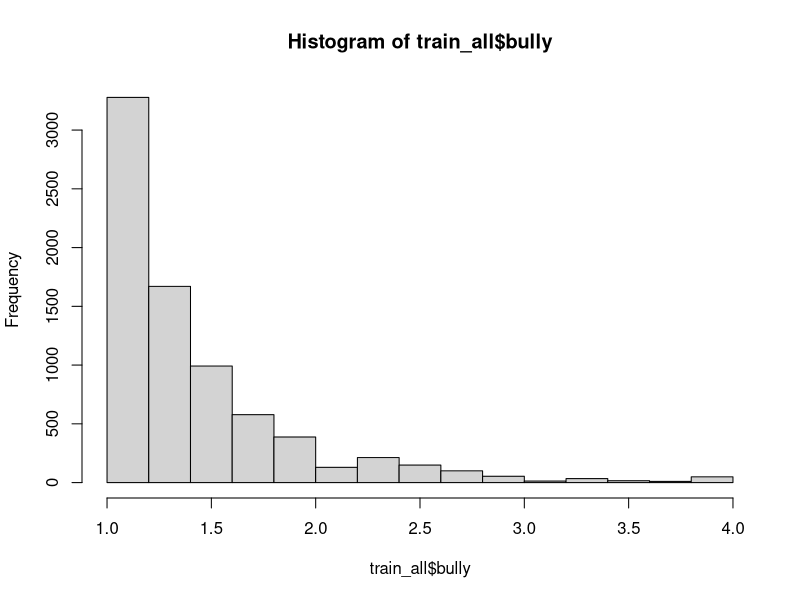

This figure's R source: (Note: this script raises an error after producing the figure.)
# Pset 3: Predicting Bullying
# Authors: Lambda team
# packages
library(tidyverse)
library(caret)
library(skimr)
library(dplyr)
library(doParallel)


train_all <- read.csv("cleaned_data.csv")

## Data exploration and cleaning
# To answer  Writeup and Discussion Questions (Part I)
skim(train_all)

nrow(train_all)

hist(train_all$bully)

mean_high_low_bully <- train_all %>%
  mutate(bully_group = if_else(bully >= 2.5, ">= 2.5", "< 2.5")) %>%
  group_by(bully_group) %>%
  summarise(
    mean_bully = mean(bully, na.rm = TRUE),
    n = n(),
    .groups = "drop"
  )



#####
# Overall clean-up

# Most of the code below is from Lab10, but we will modify it to fit our needs.

# see if any variables in our dataset have close to zero variability 
# (and thus should be dropped from the analysis)
nzv_to_drop <- nearZeroVar(train_all, saveMetrics = TRUE) %>%
  filter( nzv == TRUE )

train_clean <- train_all %>%
  select(-race_amerind, -feel_safer_other_rank, -student_id)

# Convert all character predictors to factors
train_clean <- train_clean %>%
  mutate(across(where(is.character), as.factor))

# check variable types
map_chr(train_clean, typeof)

type <- map_chr(train_clean, typeof) %>%
  enframe(name = "var", value = "type")

#####
# Splitting data into train and test
# set a seed for reproducibility
set.seed(80107)

# Create an index of rows for a training set with half of the data
trainIndex <- createDataPartition(train_clean$bully,
                                  p = .8, # proportion of data for training
                                  list = FALSE, #results will be in matrix form
                                  times = 1) # number of partitions to create)

# Create a temporary id to subset the data according to the trainIndex
full <- train_clean %>% 
  mutate(temp_id = 1:nrow(train_clean))

train <- full %>% 
  filter(temp_id %in% trainIndex) %>% 
  select(-temp_id)

test <- full %>% 
  filter(!(temp_id %in% trainIndex)) %>% 
  select(-temp_id)

# compare these to `test` and `train`:
summary(train$bully)
summary(test$bully)

# what is the tuning parameter for rf?
modelLookup(model = "rf")

#####
# Train model with cross-validation
# Reset the seed
set.seed(80107)

# parallel run this heavy model training
cl <- makePSOCKcluster(parallel::detectCores() - 1)  
registerDoParallel(cl)

# multiple parameters combinations have been tested, these are the ones
# we landed on, test RMSE didn't seem to improve with the tweaks we made.
# we think this might be due to our data being very imbalanced.

grid <- expand.grid(
  mtry = c(5, 10, 15, 20, 25, 30),
  splitrule = c("variance", "extratrees"),
  min.node.size = c(3, 5, 10, 20)     
)

ctrl <- trainControl(
  method = "cv", 
  number = 10,
  savePredictions = "final",
  verboseIter = FALSE      
)
# we saw on Luke's website that he uses ranger as an alternative to rf 
cv_mod_reg <- train(
  bully ~ ., 
  data = train,
  method = "ranger",
  trControl = ctrl,
  num.trees = 1000,       
  tuneGrid = grid,
  metric = "RMSE",
  importance = "permutation"  
)
stopCluster(cl)

#####
# Check results

# expand grid was a suggestion from chatgpt
grid <- expand.grid(
mtry = c(2, 5, 10, 15, 20, 25, 28, 30, 32, 35, 40, 45, 50))

# CV setup (keep 10-fold, or use repeatedcv)
ctrl <- trainControl(method = "cv", number = 10)
# ctrl <- trainControl(method = "repeatedcv", number = 5, repeats = 3)

cv_mod_reg <- train(
   bully ~ ., 
   data = train,
   method = "rf",
   trControl = ctrl,
   ntree = 500,
   tuneGrid = grid,
   metric = "RMSE"
 )
 
cv_mod_reg
cv_mod_reg$bestTune
plot(cv_mod_reg)

X <- model.matrix(bully ~ ., data = train)
ncol(X) - 1  # predictors (excluding intercept)

cv_mod_results <- cv_mod_reg$results

ggplot(cv_mod_results, aes(x = mtry, y = RMSE)) +
  geom_point(col = "blue") +
  geom_line(col = "blue") +
  theme_bw()

# retrieve importance (by default, this is scaled from 0-100)
cv_mod_imp <- varImp(cv_mod_reg)

cv_mod_imp <- cv_mod_imp$importance # get the df only

cv_mod_imp <- cv_mod_imp %>% rownames_to_column("var")

ggplot(cv_mod_imp, aes(x = Overall, y = reorder(var, Overall))) +
  geom_col(fill = "blue") +
  labs(y = "Variable", x = "Importance (scaled)") +
  theme_bw()

# had to ask help from chatgpt to display only the top 20 predictors:
cv_mod_imp <- varImp(cv_mod_reg)$importance %>%
  rownames_to_column("var") %>%
  arrange(desc(Overall)) %>%
  slice_head(n = 20)

ggplot(cv_mod_imp, aes(x = Overall, y = reorder(var, Overall))) +
  geom_col(fill = "blue") +
  labs(title = "Top 20 predictors", y = NULL, x = "Importance (scaled)") +
  theme_bw()


train_reg <- train %>%
  mutate(rf_pred = predict(cv_mod_reg, train)) 

# caret has a built-in RMSE function, but it's also easy to calculate by hand:
RMSE(train_reg$bully, train_reg$rf_pred)
sqrt(mean((train_reg$bully - train_reg$rf_pred)^2))

# train RMSE 0.1595064
# now for test data:
test_reg <- test %>%
  mutate(rf_pred = predict(cv_mod_reg, test))

RMSE(test_reg$bully, test_reg$rf_pred)
sqrt(mean((test_reg$bully - test_reg$rf_pred)^2))
# test RMSE 0.399066

#####
# Fill in the csv file with our predictions
new_raw <- read.csv("cleaned_test_data.csv") %>%
  mutate(across(where(is.character), as.factor))
rf_reg <- cv_mod_reg

# Align factor levels to what the regression model saw during training 
# (suggestion from Claude)
for (v in names(rf_reg$xlevels)) {
  if (v %in% names(new_raw)) {
    new_raw[[v]] <- as.character(new_raw[[v]])
    new_raw[[v]][!new_raw[[v]] %in% rf_reg$xlevels[[v]]] <- NA
    new_raw[[v]] <- factor(new_raw[[v]], levels = rf_reg$xlevels[[v]])
  }
}

predicted_bully_level <- predict(rf_reg, newdata = new_raw)

pred_out <- data.frame(
  student_id = new_raw$student_id,
  predicted_bully_level = as.numeric(predicted_bully_level)
)

preds <- write.csv(pred_out, "rf_reg_predictions_ranger.csv", 
                   row.names = FALSE)

preds <- read.csv("rf_reg_predictions_ranger.csv")
